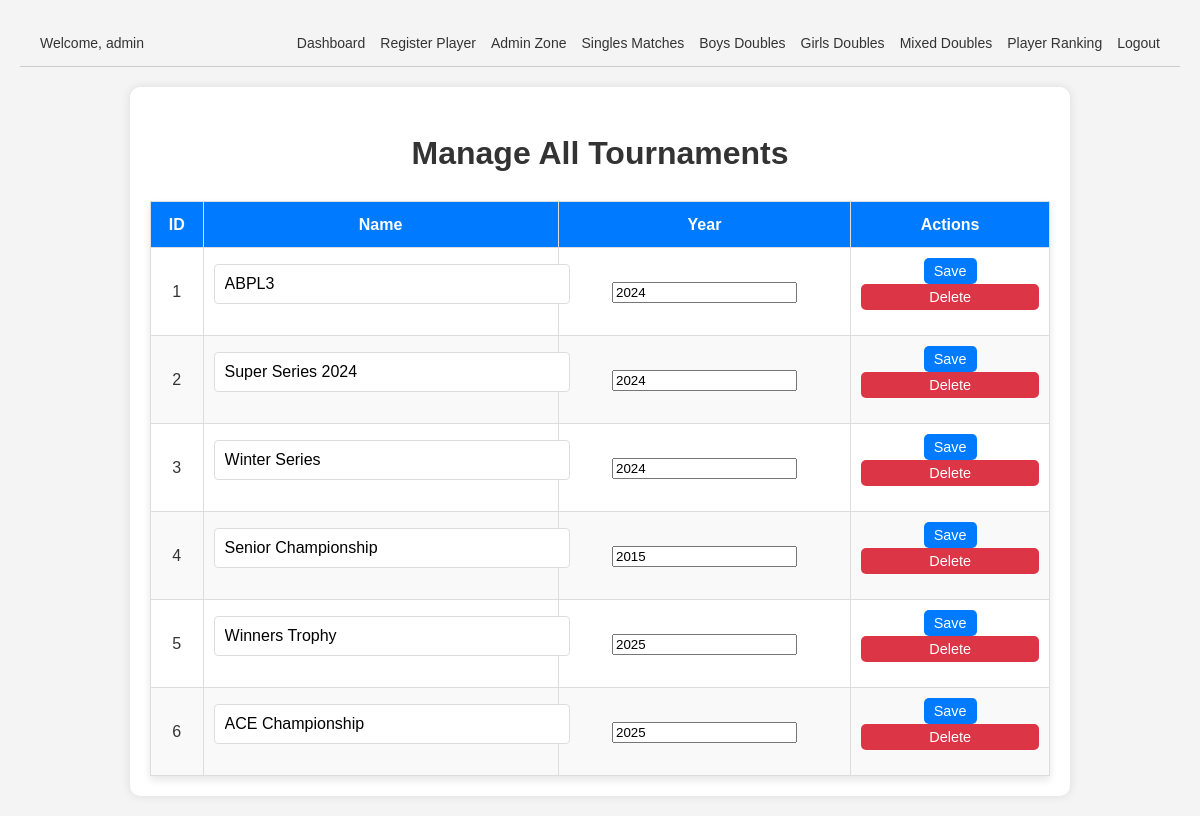
Page /tournaments.php (signed in) on the earlier database version.
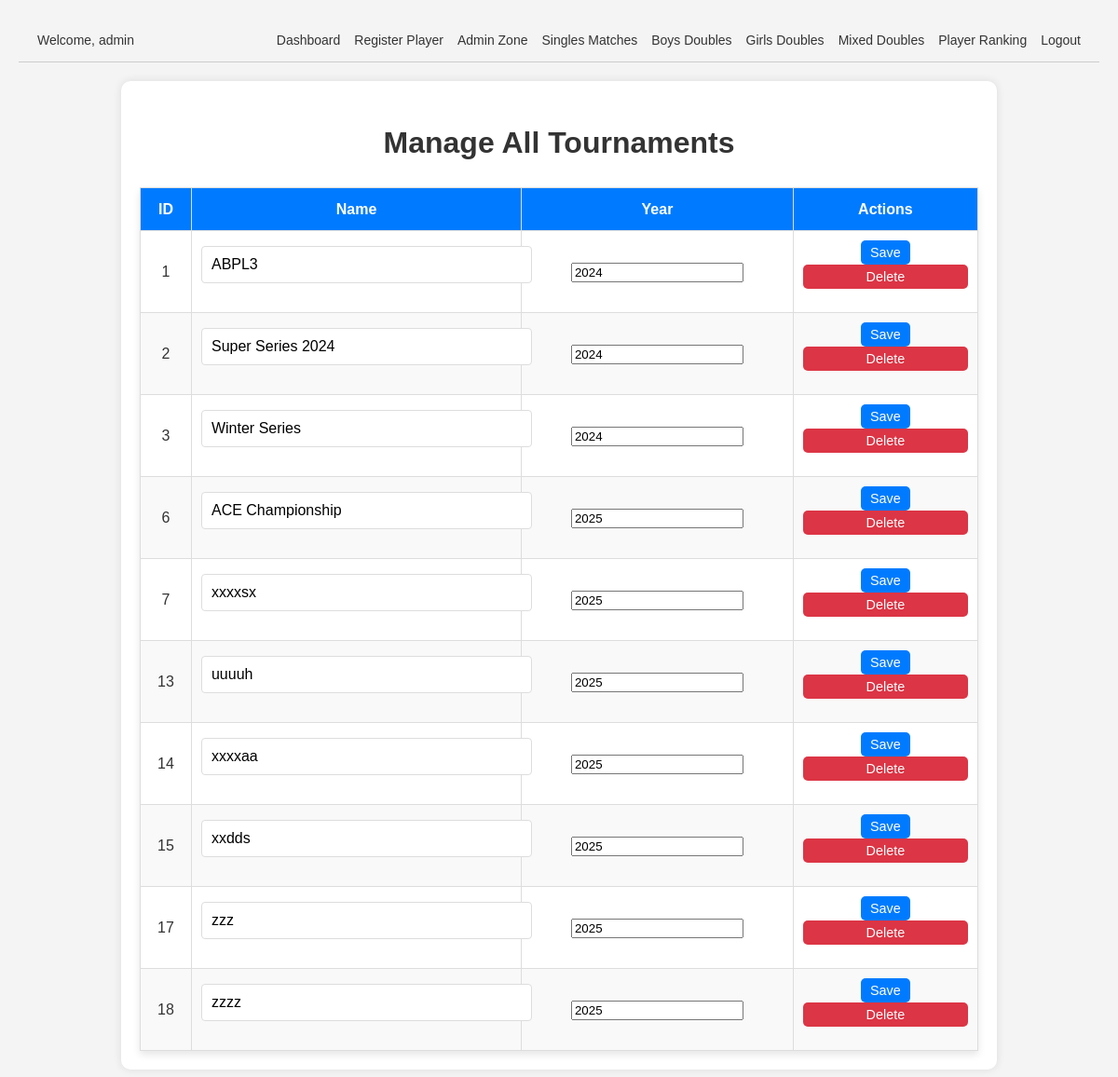
Same page on the later database version.
### tables this page shows
CREATE TABLE `tournaments` (
  `id` int(11) NOT NULL,
  `name` varchar(255) NOT NULL,
  `created_by` int(11) DEFAULT NULL,
  `year` int(11) NOT NULL DEFAULT year(curdate()),
  `moderated_by` int(11) DEFAULT NULL
);

### permissions.php (called while the page is built, shortened)
<?php
if (!function_exists('is_admin')) {
    function is_admin() {
        return isset($_SESSION['role']) && $_SESSION['role'] === 'admin';
    }
}
?>

### tournaments.php (the view, shortened to what this page needs)
<?php
include 'header.php';
require 'auth.php';
$is_admin = is_admin();
$query = $is_admin ? "SELECT * FROM tournaments" : "SELECT * FROM tournaments WHERE created_by = ?";
$stmt = $conn->prepare($query);
$stmt->execute();
$result = $stmt->get_result();
?>
<!DOCTYPE html>
<html lang="en">
<head>
    <link rel="stylesheet" href="styles.css">
</head>
<body>
    <div class="container">
        <h1><?= $is_admin ? "Manage All Tournaments" : "View Tournaments" ?></h1>
        <?php if ($result->num_rows > 0): ?>
        <table>
            <thead>
                <tr>
                    <th>ID</th>
                    <th>Name</th>
                    <th>Year</th>
                    <?php if ($is_admin): ?>
                        <th>Actions</th>
                    <?php endif; ?>
                </tr>
            </thead>
            <tbody>
                <?php while ($row = $result->fetch_assoc()): ?>
                <tr>
                    <td><?= htmlspecialchars($row['id']) ?></td>
                    <td>
                        <?php if ($is_admin): ?>
                            <form method="post" class="form-inline">
                                <input type="text" name="name" value="<?= htmlspecialchars($row['name']) ?>" required>
                        <?php else: ?>
                            <?= htmlspecialchars($row['name']) ?>
                        <?php endif; ?>
                    </td>
                    <td>
                        <?php if ($is_admin): ?>
                                <input type="number" name="year" value="<?= htmlspecialchars($row['year']) ?>" required>
                        <?php else: ?>
                            <?= htmlspecialchars($row['year']) ?>
                        <?php endif; ?>
                    </td>
                    <?php if ($is_admin): ?>
                    <td>
                        <button type="submit" name="action" value="edit" class="btn-small">Save</button>
                        <form method="post" class="form-inline">
                            <button type="submit" name="action" value="delete" class="btn-small btn-danger" onclick="return confirm('Are you sure you want to delete this tournament?')">Delete</button>
                        </form>
                    </td>
                    <?php endif; ?>
                </tr>
                <?php endwhile; ?>
            </tbody>
        </table>
        <?php else: ?>
        <p>No tournaments found.</p>
        <?php endif; ?>
    </div>
</body>
</html>

Differences in the rows shown:
removed tournaments: id "4", name "Senior Championship", year "2015"
removed tournaments: id "5", name "Winners Trophy", year "2025"
added tournaments: id "7", name "xxxxsx", year "2025"
added tournaments: id "13", name "uuuuh", year "2025"
added tournaments: id "14", name "xxxxaa", year "2025"
added tournaments: id "15", name "xxdds", year "2025"
added tournaments: id "17", name "zzz", year "2025"
added tournaments: id "18", name "zzzz", year "2025"
